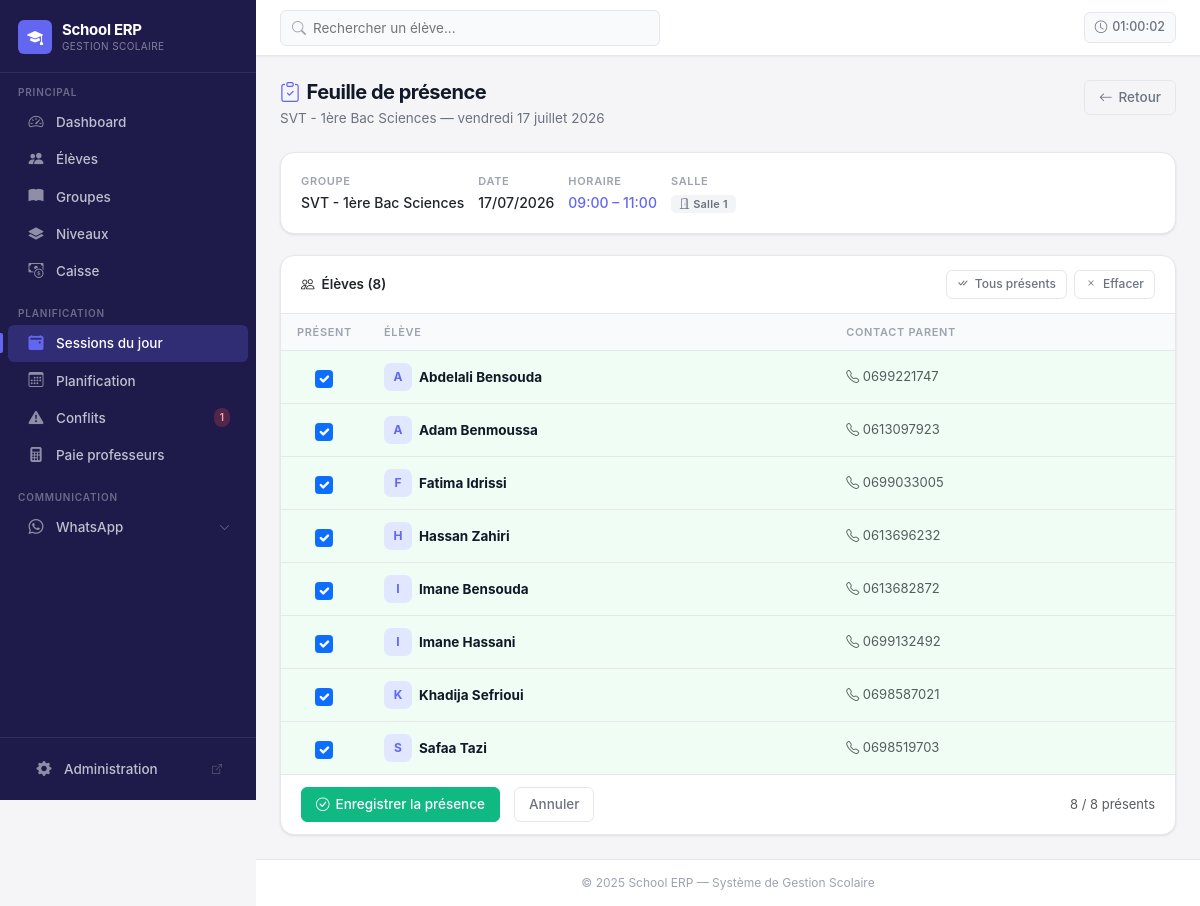
/sessions/67/attendance/ (signed in), run on the app's committed database.
### core/models.py (models this page shows, shortened)
class Session(models.Model):
    STATUS_CHOICES = [
        ('PLANNED', 'Prévu'),
        ('DONE', 'Terminé'),
        ('CANCELLED', 'Annulé'),
    ]
    group = models.ForeignKey(CourseGroup, on_delete=models.CASCADE, related_name='sessions')
    schedule = models.ForeignKey(CourseGroupSchedule, on_delete=models.SET_NULL, null=True, blank=True, related_name='sessions')
    date = models.DateField()
    start_time = models.TimeField()
    end_time = models.TimeField()
    room = models.ForeignKey(
        Room,
        on_delete=models.PROTECT,
        related_name='sessions',
        verbose_name='Salle'
    )
    substitute_teacher = models.ForeignKey(
        Teacher,
        on_delete=models.SET_NULL,
        null=True,
        blank=True,
        related_name='substitute_sessions',
        verbose_name="Enseignant remplaçant"
    )
    status = models.CharField(max_length=10, choices=STATUS_CHOICES, default='PLANNED')
    notes = models.TextField(blank=True)
    is_manually_edited = models.BooleanField(default=False, verbose_name="Modifié manuellement")
    created_at = models.DateTimeField(auto_now_add=True)
    class Meta:
        verbose_name = 'Session'
        verbose_name_plural = 'Sessions'
        ordering = ['-date', 'start_time']
        indexes = [
            models.Index(fields=['date']),
        ]

class CourseGroup(models.Model):
    DAYS_CHOICES = [
        ('MON', 'Lundi'),
        ('TUE', 'Mardi'),
        ('WED', 'Mercredi'),
        ('THU', 'Jeudi'),
        ('FRI', 'Vendredi'),
        ('SAT', 'Samedi'),
        ('SUN', 'Dimanche'),
    ]
    name = models.CharField(max_length=100, verbose_name="Nom du groupe")
    subject = models.CharField(max_length=100, verbose_name="Matière")
    level = models.ForeignKey(
        Level,
        on_delete=models.SET_NULL,
        related_name='course_groups',
        verbose_name="Niveau",
        null=True,
        blank=True
    )
    monthly_price = models.DecimalField(
        max_digits=8,
        decimal_places=2,
        validators=[MinValueValidator(Decimal('0.01'))],
        verbose_name="Prix mensuel (DH)"
    )
    teacher = models.ForeignKey(
        Teacher,
        on_delete=models.PROTECT,
        related_name='course_groups',
        verbose_name="Professeur"
    )
    is_active = models.BooleanField(default=True, verbose_name="Actif")
    created_at = models.DateTimeField(auto_now_add=True)
    class Meta:
        verbose_name = "Groupe de cours"
        verbose_name_plural = "Groupes de cours"
        ordering = ['name']

class Room(models.Model):
    name = models.CharField(max_length=50, unique=True, verbose_name="Nom de la salle")
    capacity = models.PositiveIntegerField(
        validators=[MinValueValidator(1)],
        verbose_name="Capacité"
    )
    is_active = models.BooleanField(default=True, verbose_name="Active")
    class Meta:
        verbose_name = "Salle"
        verbose_name_plural = "Salles"
        ordering = ['name']

class Student(models.Model):
    name = models.CharField(max_length=100, verbose_name="Nom complet")
    phone = models.CharField(max_length=20, blank=True, verbose_name="Téléphone élève")
    parent_contact = models.CharField(max_length=20, verbose_name="Téléphone parent")
    parent_name = models.CharField(max_length=100, blank=True, verbose_name="Nom du parent")
    address = models.TextField(blank=True, verbose_name="Adresse")
    date_of_birth = models.DateField(null=True, blank=True, verbose_name="Date de naissance")
    level = models.ForeignKey(
        Level,
        on_delete=models.SET_NULL,
        null=True,
        blank=True,
        related_name='students',
        verbose_name="Niveau scolaire"
    )
    enrollments = models.ManyToManyField(
        CourseGroup,
        through='Enrollment',
        related_name='students',
        verbose_name="Groupes inscrits"
    )
    is_active = models.BooleanField(default=True, verbose_name="Actif")
    created_at = models.DateTimeField(auto_now_add=True)
    notes = models.TextField(blank=True, verbose_name="Notes")
    class Meta:
        verbose_name = "Élève"
        verbose_name_plural = "Élèves"
        ordering = ['name']

### core/views.py (the view, shortened to what this page needs)
# urls.py: path('sessions/<int:session_id>/attendance/', views.session_attendance, name='session_attendance'),
@require_http_methods(['GET', 'POST'])
def session_attendance(request, session_id):
    session = get_object_or_404(Session, pk=session_id)
    students = session.group.students.filter(is_active=True)
    if request.method == 'GET':
        existing = Attendance.objects.filter(course_group=session.group, date=session.date)
        present_map = {a.student_id: a.is_present for a in existing}
        students_list = []
        for s in students:
            checked = present_map.get(s.id, True)
            students_list.append({'student': s, 'checked': checked})
        return render(request, 'core/session_attendance.html', {
            'session': session,
            'students_list': students_list,
        })

### core/context_processors.py (called while the page is built)
def conflicts_count(request):
    CACHE_KEY = 'sidebar_conflict_count'
    CACHE_TTL = getattr(settings, 'CONFLICT_CACHE_TTL', 30)  # seconds
    count = cache.get(CACHE_KEY)
    if count is None:
        try:
            from .utils import detect_all_conflicts
            data = detect_all_conflicts()
            count = len(data.get('schedule_conflicts', []))
        except Exception:
            count = 0
        cache.set(CACHE_KEY, count, CACHE_TTL)
    return {'conflict_count': count}

### core/templatetags/nav_active.py (called while the page is built)
@register.simple_tag(takes_context=True)
def active_if(context, *names):
    request = context.get("request")
    if not request or not request.resolver_match:
        return ""
    return "active" if request.resolver_match.url_name in names else ""

### templates/core/session_attendance.html (shortened to what this page needs)
{% extends 'core/base.html' %}
{% block content %}
<div class="page-header d-flex align-items-start justify-content-between">
  <div>
    <h1 class="page-title">
      <i class="bi bi-clipboard-check me-2" style="color:var(--primary);"></i>Feuille de présence
    </h1>
    <p class="page-subtitle">{{ session.group.name }} — {{ session.date|date:"l d F Y" }}</p>
  </div>
  <a href="{% url 'core:sessions_today' %}" class="btn btn-outline-secondary">
    <i class="bi bi-arrow-left"></i> Retour
  </a>
</div>
<div class="card mb-4">
  <div class="card-body">
    <div class="row g-3">
      <div class="col-auto">
        <div class="info-label">Groupe</div>
        <div class="info-value fw-600">{{ session.group.name }}</div>
      </div>
      <div class="col-auto">
        <div class="info-label">Date</div>
        <div class="info-value">{{ session.date|date:"d/m/Y" }}</div>
      </div>
      <div class="col-auto">
        <div class="info-label">Horaire</div>
        <div class="info-value" style="color:var(--primary);">
          {{ session.start_time|time:"H:i" }} – {{ session.end_time|time:"H:i" }}
        </div>
      </div>
      <div class="col-auto">
        <div class="info-label">Salle</div>
        <div class="info-value">
          <span class="badge badge-secondary"><i class="bi bi-door-open"></i> {{ session.room.name }}</span>
        </div>
      </div>
    </div>
  </div>
</div>
<div class="card">
  <div class="card-header d-flex align-items-center justify-content-between">
    <span class="fw-600"><i class="bi bi-people me-2"></i>Élèves ({{ students_list|length }})</span>
    <div class="d-flex gap-2">
      <button type="button" class="btn btn-sm btn-outline-secondary" id="selectAll">
        <i class="bi bi-check-all"></i> Tous présents
      </button>
      <button type="button" class="btn btn-sm btn-outline-secondary" id="clearAll">
        <i class="bi bi-x"></i> Effacer
      </button>
    </div>
  </div>
  <form method="post">
    <div class="table-responsive">
      <table class="table table-hover mb-0">
        <thead>
          <tr>
            <th style="width:60px;text-align:center;">Présent</th>
            <th>Élève</th>
            <th>Contact parent</th>
          </tr>
        </thead>
        <tbody>
          {% for item in students_list %}
            <tr class="attendance-row {% if item.checked %}table-success-subtle{% endif %}"
                onclick="toggleAttendance(this)"
                style="cursor:pointer;">
              <td style="text-align:center;">
                <input type="checkbox"
                       name="present_{{ item.student.id }}"
                       {% if item.checked %}checked{% endif %}
                       class="form-check-input attendance-cb"
                       style="width:18px;height:18px;">
              </td>
              <td>
                <div class="d-flex align-items-center gap-2">
                  <div class="mini-avatar">{{ item.student.name|slice:":1"|upper }}</div>
                  <strong>{{ item.student.name }}</strong>
                </div>
              </td>
              <td class="text-muted" style="font-size:13px;">
                <i class="bi bi-telephone"></i> {{ item.student.parent_contact|default:"—" }}
              </td>
            </tr>
          {% empty %}
            <tr>
              <td colspan="3" class="text-center py-5 text-muted">Aucun élève inscrit dans ce groupe</td>
            </tr>
          {% endfor %}
        </tbody>
      </table>
    </div>
    <div class="card-footer d-flex gap-3">
      <button type="submit" class="btn btn-success">
        <i class="bi bi-check-circle"></i> Enregistrer la présence
      </button>
      <a href="{% url 'core:sessions_today' %}" class="btn btn-outline-secondary">Annuler</a>
      <div class="ms-auto text-muted" style="font-size:13px;align-self:center;">
        <span id="presentCount">0</span> / {{ students_list|length }} présents
      </div>
    </div>
  </form>
</div>
{% endblock %}

### templates/core/base.html (style rules this page uses)
:root { --font-sans: 'Inter', system-ui, -apple-system, sans-serif; --primary: #6366f1; --primary-dark: #4f46e5; --primary-light: #e0e7ff; --primary-rgb: 99, 102, 241; --sidebar-bg: #1e1b4b; --sidebar-hover: rgba(255, 255, 255, 0.07); --sidebar-active: rgba(99, 102, 241, 0.25); --sidebar-text: rgba(255, 255, 255, 0.72); --sidebar-text-active: #ffffff; --sidebar-accent: #6366f1; --sidebar-width: 256px; --body-bg: #f5f5f7; --surface: #ffffff; --surface-alt: #f9fafb; --border: #e5e7eb; --border-focus: #6366f1; --text-primary: #111827; --text-secondary: #6b7280; --text-muted: #9ca3af; --success: #10b981; --warning: #f59e0b; --danger: #ef4444; --info: #3b82f6; --shadow-xs: 0 1px 2px rgba(0, 0, 0, 0.04); --shadow-sm: 0 1px 3px rgba(0, 0, 0, 0.06), 0 1px 2px rgba(0, 0, 0, 0.04); --shadow-md: 0 4px 6px rgba(0, 0, 0, 0.05), 0 2px 4px rgba(0, 0, 0, 0.04); --shadow-lg: 0 10px 15px rgba(0, 0, 0, 0.05), 0 4px 6px rgba(0, 0, 0, 0.04); --radius-sm: 6px; --radius-md: 10px; --radius-lg: 14px; --radius-xl: 18px; }
*, *::before, *::after { box-sizing: border-box; }
html, body { height: 100%; font-family: var(--font-sans); font-size: 14px; background: var(--body-bg); color: var(--text-primary); -webkit-font-smoothing: antialiased; }
.page-header { margin-bottom: 24px; }
.page-title { font-size: 20px; font-weight: 700; color: var(--text-primary); letter-spacing: -0.025em; margin: 0; }
.page-subtitle { font-size: 13.5px; color: var(--text-secondary); margin: 4px 0 0; }
.card { background: var(--surface); border: 1px solid var(--border); border-radius: var(--radius-lg); box-shadow: var(--shadow-sm); transition: box-shadow 0.2s, transform 0.2s; }
.card-header { background: transparent; border-bottom: 1px solid var(--border); padding: 14px 20px; font-weight: 600; font-size: 13.5px; }
.card-body { padding: 20px; }
.card-footer { background: transparent; border-top: 1px solid var(--border); padding: 12px 20px; }
.table { border-collapse: separate; border-spacing: 0; font-size: 13.5px; }
.table thead th { font-size: 11px; font-weight: 600; letter-spacing: 0.06em; text-transform: uppercase; color: var(--text-muted); border-bottom: 1px solid var(--border); background: var(--surface-alt); padding: 10px 16px; white-space: nowrap; }
.table tbody td { padding: 12px 16px; border-bottom: 1px solid var(--border); vertical-align: middle; color: var(--text-primary); }
.table tbody tr:last-child td { border-bottom: none; }
.table-hover tbody tr { transition: background 0.12s; }
.badge { font-size: 11px; font-weight: 600; letter-spacing: 0.02em; padding: 3px 8px; border-radius: 5px; }
.badge-secondary { background: #f3f4f6; color: #6b7280; }
.btn { font-family: var(--font-sans); font-size: 13.5px; font-weight: 500; border-radius: var(--radius-sm); padding: 7px 14px; transition: all 0.15s; display: inline-flex; align-items: center; gap: 6px; line-height: 1.4; border: 1px solid transparent; }
.btn-outline-secondary { background: transparent; border-color: var(--border); color: var(--text-secondary); }
.btn-success { background: var(--success); border-color: var(--success); color: #ffffff; }
.btn-sm { font-size: 12px; padding: 5px 10px; border-radius: 6px; }

### templates/core/session_attendance.html (style rules this page uses)
.fw-600 { font-weight: 600; }
.info-label { font-size: 11px; font-weight: 600; text-transform: uppercase; letter-spacing: 0.06em; color: var(--text-muted); margin-bottom: 2px; }
.info-value { font-size: 14px; font-weight: 500; }
.mini-avatar { width: 28px; height: 28px; border-radius: 7px; background: var(--primary-light); color: var(--primary); font-size: 12px; font-weight: 700; display: flex; align-items: center; justify-content: center; flex-shrink: 0; }
.table-success-subtle td { background: #f0fdf4 !important; }

### data on the page
Session: group.name "SVT - 1ère Bac Sciences", date "vendredi 17 juillet 2026", date "17/07/2026", start_time "09:00", end_time "11:00", room.name "Salle 1"
Student: student.name "A", student.name "Abdelali Bensouda", student.parent_contact "0699221747"
Student: student.name "A", student.name "Adam Benmoussa", student.parent_contact "0613097923"
Student: student.name "F", student.name "Fatima Idrissi", student.parent_contact "0699033005"
Student: student.name "H", student.name "Hassan Zahiri", student.parent_contact "0613696232"
Student: student.name "I", student.name "Imane Bensouda", student.parent_contact "0613682872"
Student: student.name "I", student.name "Imane Hassani", student.parent_contact "0699132492"
Student: student.name "K", student.name "Khadija Sefrioui", student.parent_contact "0698587021"
Student: student.name "S", student.name "Safaa Tazi", student.parent_contact "0698519703"

### other printed values
{{ conflict_count }} "1"
{{ students_list|length }} "8"
